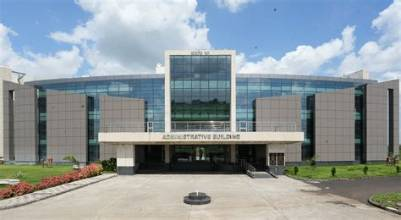
#> input picture Huffman_coding/Input_images/image.png, 401 x 220 px
$ python huffman_coding.py Input_images/image.png
#> lines starting #> are read from the running program, lines starting #| are printed output that depends on the picture
import numpy as np
from PIL import Image, ImageDraw, ImageFont
import heapq
import os
import argparse
from collections import Counter
import matplotlib.pyplot as plt

class Node:
    def __init__(self, prob, symbol, left=None, right=None):
        self.prob = prob
        self.symbol = symbol
        self.left = left
        self.right = right

    def __lt__(self, other):
        return self.prob < other.prob

def build_huffman_tree(probs):
    heap = [Node(p, sym) for sym, p in probs.items() if p > 0]
    heapq.heapify(heap)

    while len(heap) > 1:
        left = heapq.heappop(heap)
        right = heapq.heappop(heap)
        parent = Node(left.prob + right.prob, None, left, right)
        heapq.heappush(heap, parent)

    return heap[0] if heap else None

def generate_codes(node, prefix="", codebook=None):
    if codebook is None:
        codebook = {}
    if node is not None:
        if node.symbol is not None:
            codebook[node.symbol] = prefix
        generate_codes(node.left, prefix + "0", codebook)
        generate_codes(node.right, prefix + "1", codebook)
    return codebook

def encode_image(img_array, codebook):
    flat = img_array.flatten()
    encoded = "".join([codebook[px] for px in flat])
    return encoded

def decode_image(encoded, root, shape):
    decoded = []
    current = root
    for bit in encoded:
        if bit == "0":
            current = current.left
        else:
            current = current.right

        if current.symbol is not None:
            decoded.append(current.symbol)
            current = root

    return np.array(decoded, dtype=np.uint8).reshape(shape)

def process_huffman(input_path, output_dir="Output"):
#> called with input_path = 'Input_images/image.png', output_dir = 'Output'
    os.makedirs(output_dir, exist_ok=True)

    # Load image
    img = Image.open(input_path).convert('L')
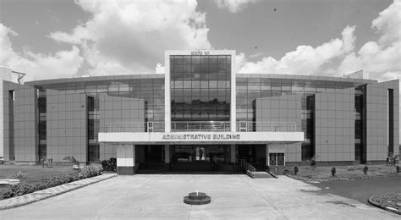
#> img: PIL image 401x220 L; min 0, max 251, mean 149.5
    img_np = np.array(img)
    img.save(os.path.join(output_dir, "huffman_original_grey.png"))

    total_pixels = img_np.size
#> total_pixels = 88220
    counts = Counter(img_np.flatten())
#> counts = 252 items
    probs = {sym: count / total_pixels for sym, count in counts.items()}
#> probs = 252 items

    root = build_huffman_tree(probs)
#> the loop in build_huffman_tree, `while len(heap) > 1:` made 251 passes
    codebook = generate_codes(root, "", {})
#> codebook = 252 items

    # Entropy
    entropy = -sum(p * np.log2(p) for p in probs.values())
#> entropy = 7.6

    # Average code length
    avg_len = sum(probs[sym] * len(code) for sym, code in codebook.items())
#> avg_len = 7.63

    # Efficiency
    efficiency = entropy / avg_len if avg_len > 0 else 0
#> efficiency = 0.996

    # Compression ratio
    comp_ratio = 8.0 / avg_len if avg_len > 0 else 0
#> comp_ratio = 1.05

    # Space saving
    space_saving = 1.0 - (avg_len / 8.0)
#> space_saving = 0.0459

    # Encode and Decode
    encoded = encode_image(img_np, codebook)
    decoded_np = decode_image(encoded, root, img_np.shape)
#> after the loop in decode_image, `for bit in encoded:`: decoded = 88220 items
    Image.fromarray(decoded_np).save(os.path.join(output_dir, "huffman_decoded.png"))

    is_lossless = np.array_equal(img_np, decoded_np)
#> is_lossless = True

    # Bit-length map
    length_map = np.vectorize(lambda px: len(codebook[px]))(img_np)
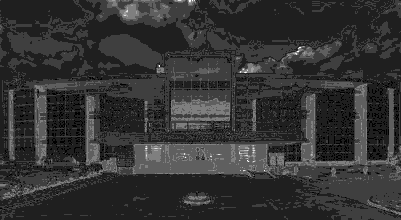
#> length_map: shape (220, 401) int64; min 6, max 14, mean 7.63; drawn with min black and max white
    # Normalize map to 0-255 for visualization
    min_len = length_map.min()
#> min_len = 6
    max_len = length_map.max()
#> max_len = 14
    if max_len > min_len:
        norm_map = (length_map - min_len) / (max_len - min_len) * 255.0
    else:
        norm_map = np.zeros_like(length_map)
    Image.fromarray(norm_map.astype(np.uint8)).save(os.path.join(output_dir, "huffman_bit_length_map.png"))

    # Length distribution (Bar chart using Matplotlib)
    lengths = [len(code) for code in codebook.values()]
#> lengths = 252 values, max 14 at index 34, min 6 at index 19, mean 8.48
    plt.figure(figsize=(8, 6))
    plt.hist(lengths, bins=range(min(lengths), max(lengths) + 2), align='left', rwidth=0.8, color='skyblue', edgecolor='black')
    plt.title('Codeword Length Distribution')
    plt.xlabel('Length in bits')
    plt.ylabel('Frequency (Number of symbols)')
    plt.grid(axis='y', alpha=0.75)
    plt.savefig(os.path.join(output_dir, "huffman_length_distribution.png"))
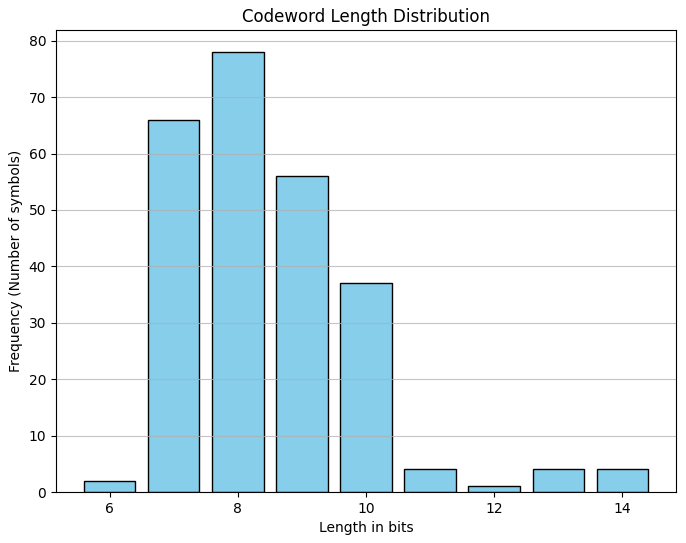
#> figure drawn by matplotlib, 1 panel; tallest bar 78 high, from x = 7.6 to 8.4
    plt.close()

    # Metrics summary image using Pillow
    summary_img = Image.new('RGB', (600, 300), color=(255, 255, 255))
#> summary_img: PIL image 600x300 RGB; every value is 255
    draw = ImageDraw.Draw(summary_img)
    # Try to load a font, otherwise use default
    try:
        font = ImageFont.truetype("arial.ttf", 20)
        title_font = ImageFont.truetype("arial.ttf", 24)
    except:
        font = ImageFont.load_default()
        title_font = ImageFont.load_default()

    y_offset = 20
    draw.text((20, y_offset), "Huffman Coding Metrics", fill=(0,0,0), font=title_font)
    y_offset += 40

    lines = [
        f"Lossless Verification: {'PASSED' if is_lossless else 'FAILED'}",
        f"Shannon Entropy (H): {entropy:.4f} bits/symbol",
        f"Average Code Length (L): {avg_len:.4f} bits/symbol",
        f"Coding Efficiency (η): {efficiency:.4%} (H/L)",
        f"Compression Ratio: {comp_ratio:.4f}:1 (8/L)",
        f"Theoretical Space Savings: {space_saving:.2%} (1 - L/8)"
    ]

    for line in lines:
        draw.text((20, y_offset), line, fill=(0,0,0), font=font)
        y_offset += 35
#> this loop made 6 passes
#> (line, y_offset) on passes 1, 2, 4, 5: ('Lossless Verification: PASSED', 95), ('Shannon Entropy (H): 7.6035 bits/symbol', 130), ('Coding Efficiency (η): 99.6161% (H/L)', 200), ('Compression Ratio: 1.0481:1 (8/L)', 235)
#> y_offset on passes 3, 6: 165, 270
#> after the loop, y_offset = 270

    summary_img.save(os.path.join(output_dir, "huffman_metrics_summary.png"))
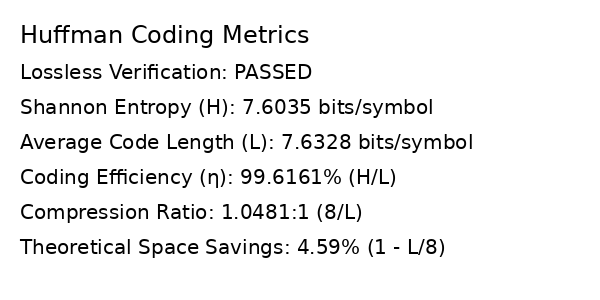
#> saved as huffman_metrics_summary.png: PIL image 600x300 RGB; min 0, max 255, mean 239.2

    return {
        "entropy": entropy,
        "avg_len": avg_len,
        "efficiency": efficiency,
        "comp_ratio": comp_ratio,
        "space_saving": space_saving,
        "is_lossless": is_lossless
    }

if __name__ == "__main__":
    parser = argparse.ArgumentParser()
    parser.add_argument("input", type=str, help="Path to input image")
    args = parser.parse_args()
    process_huffman(args.input)
